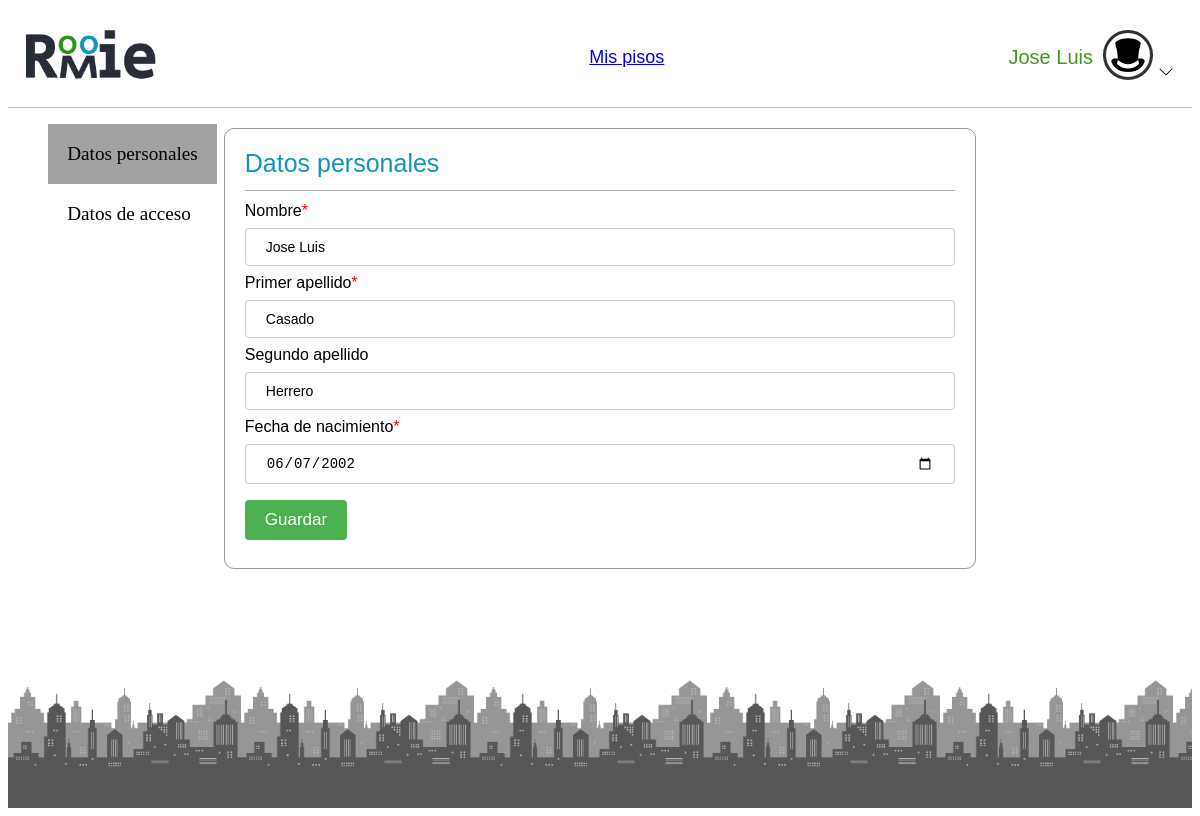
Screenshot of /mi_perfil.php (signed in) with the database file from the repository.
### tables this page shows
CREATE TABLE `usuarios` (
  `id_usuario` int(11) NOT NULL,
  `correo` varchar(255) NOT NULL,
  `nombre` varchar(255) NOT NULL,
  `apellido1` varchar(255) NOT NULL,
  `apellido2` varchar(255) DEFAULT NULL,
  `contrasenia` varchar(2048) NOT NULL,
  `fecha_nacimiento` date NOT NULL
);

### includes/src/Aplicacion.php (called while the page is built, shortened)
<?php
class Aplicacion
{
    private $dirInstalacion;
    private $inicializada;
    private function __construct()
    {
        $this->inicializada = false;
    }
    public function init($bdDatosConexion, $rutaApp = '/', $dirInstalacion = __DIR__)
    {
        if (!$this->inicializada) {
            $this->dirInstalacion = $dirInstalacion;
            $this->inicializada = true;
        }
    }
    private function doIncludeInterna($path, &$params, $retornaContenido=false)
    {
        if (mb_strlen($path) > 0 && mb_substr($path, 0, 1) !== '/') {
            $path = '/' . $path;
        }
        include($this->dirInstalacion . $path);
        if($retornaContenido){
            $contenido=$contenido??"No ha pido cargar contenido";
            return $contenido;
        }
    }
    public function getHTML($path)
    {
        $params = array();
        $aux = $this->doIncludeInterna($path, $params, true);
        return $aux;
    }
}

### includes/src/Vista.php (called while the page is built, shortened)
<?php
class Vista{
    protected $contenido = "";
    public function carga_contenido($paths) {
        $app = Aplicacion::getInstance();
        foreach ($paths as $p) {
            $this->contenido .= $app->getHTML($p);
        }
    }
}

### mi_perfil.php (called while the page is built, shortened)
<?php
require_once __DIR__.'/includes/config.php';
$paths = ["vistas/comun/contenido_perfil.php"];
$vista->carga_contenido($paths);

### includes/src/usuarios/Usuario.php (called while the page is built, shortened)
<?php
class Usuario
{
    public static function buscaUsuario($correo)
    {
        $conn = Aplicacion::getInstance()->getConexionBd();
        $query = sprintf("SELECT * FROM usuarios WHERE correo='%s'", $conn->real_escape_string($correo));
        $rs = $conn->query($query);
        $result = false;
        if ($rs) {
            $fila = $rs->fetch_assoc();
            if ($fila) {
                $result = new Usuario($fila['correo'], $fila['nombre'], $fila['apellido1'],  $fila['apellido2'], $fila['fecha_nacimiento'],$fila['contrasenia'], $fila['id_usuario']);
            }
        } else {
            error_log("Error BD ({$conn->errno}): {$conn->error}");
        }
        return $result;
    }
    private $nombre;
    private $apellido1;
    private $apellido2;
    private $birthday;
    private function __construct($email, $nombre, $apellido1, $apellido2, $fecha_nacimiento, $password, $id = null, $roles = array())
    {
        $this->nombre = $nombre;
        $this->apellido1 = $apellido1;
        $this->apellido2 = $apellido2;
        $this->birthday = $fecha_nacimiento;
    }
    public function getNombre()
    {
        return $this->nombre;
    }
    public function getApellido1()
    {
        return $this->apellido1??"";
    }
    public function getApellido2()
    {
        return $this->apellido2??"";
    }
    public function getBirthday()
    {
        return $this->birthday;
    }
}

### includes/src/usuarios/FormularioEditDatosPersonales.php (the view, shortened to what this page needs)
<?php
class FormularioEditDatosPersonales extends Form{
    protected function generaCamposFormulario($datos)
    {
        $erroresCampos = self::generaErroresCampos(['nombre', 'apellido1', 'apellido2'], $this->errores, 'span', array('class' => 'error text-danger'));
        $app = Aplicacion::getInstance();
        $usuario = Usuario::buscaUsuario($app->correo());
        $nombre = $usuario->getNombre()??"";
        $apellido1 = $usuario->getApellido1();
        $apellido2 = $usuario->getApellido2();
        $time = strtotime("-16 year", time());
        $hace_16_anios = date("Y-m-d", $time);
        $time = strtotime("-80 year", time());
        $hace_80_anios = date("Y-m-d", $time);
        $formulario = <<<EOS
            <div class="formulario">
                <label class="mt-2">Nombre<span class="text-danger">*</span></label>
                <input class="w-100 px-10-20 mx-8-0 inline default-input" value="$nombre" type="text" name="nombre" placeholder="Nombre" required>
                {$erroresCampos['nombre']}
                <label class="mt-2">Primer apellido<span class="text-danger">*</span></label>
                <input class="w-100 px-10-20 mx-8-0 inline default-input" value="$apellido1" type="text" name="apellido1" placeholder="Primer apellido" required>
                {$erroresCampos['apellido1']}
                <label class="mt-2">Segundo apellido</label>
                <input class="w-100 px-10-20 mx-8-0 inline default-input" value="$apellido2" type="text" name="apellido2" placeholder="Segundo apellido">
                {$erroresCampos['apellido2']}
                <label class="mt-2">Fecha de nacimiento<span class="text-danger">*</span></label>
                <input class="w-100 px-10-20 mx-8-0 inline default-input" type="date" value={$usuario->getBirthday()} name="birthday" min=$hace_80_anios max=$hace_16_anios required />
            </div>
            <input class="button left-align" type="submit" value="Guardar">
        EOS;
        return $formulario;
    }
}

### css/estilo.css (style rules this page uses)
body { position: relative; min-height: 100vh; }
label.mt-2 { margin-top: 2em; }
.left-align { text-align: left; }
.w-100 { width: 100%; }
.px-10-20 { padding: 10px 20px; }
.mx-8-0 { margin: 8px 0; }
.inline { display: inline-block; }
.default-input { border: 1px solid #ccc; border-radius: 4px; box-sizing: border-box; }
input[type=submit] { background-color: #4CAF50; padding: 10px 20px; margin: 8px 0; border: none; border-radius: 4px; cursor: pointer; }
.formulario { font-family: Verdana, Geneva, Tahoma, sans-serif; font-size: 16px; }
.formulario>input { font-size: 14px; }
.text-danger { color:red; }
.button { border-radius: 20%; padding: 0.9em 0.9em 0.5em 0.9em; color: white; font-size: 17px; }
.text-danger { color: red; }

### rows the page displays
usuarios: nombre "Jose Luis", apellido1 "Casado", apellido2 "Herrero", birthday "06/07/2002"

### other values shown
$nombre "Jose Luis"
